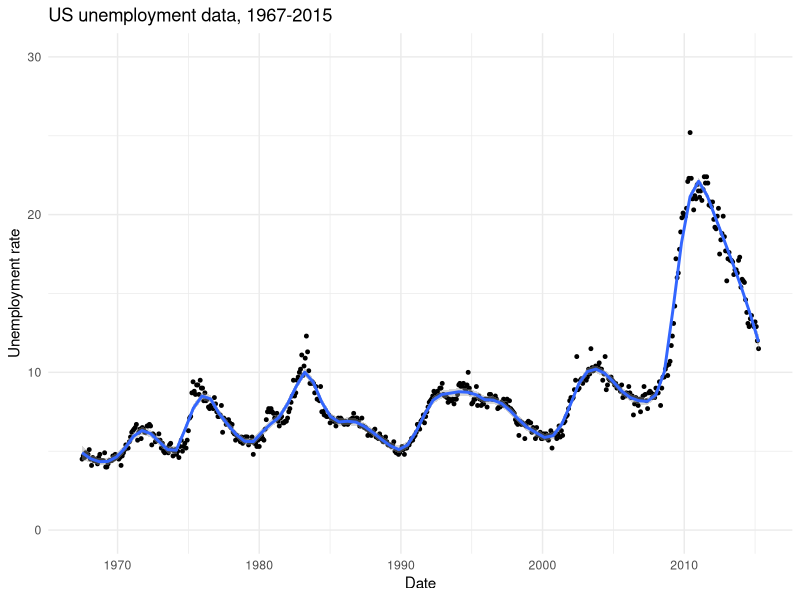

This figure's R source:
# Practice Exercise 03
#
# Start with the plot you created in Exercise 02. Again, here is the snippet 
# of code I provided in that exercise:
#
# ggplot(
#   data = economics,
#   mapping = aes(
#     x = date, 
#     y = uempmed
#   )
# ) + 
#   geom_line()
#
# In the original plot, the raw data are plotted as a line. In
# this exercise you are asked to change this to a set of points 
# (i.e., make it a scatter plot) and add a smoothed curve the
# way we did in class. 
#
# Note that the default output of this plot does not look "right".
# The regression line looks wrong and the dot points are visually
# unpleasant. In your answer you should fix this. Some hints: 
#
# 1. Google some help for geom_smooth() and look at the "span" 
#    argument.
# 2. You can set "size" as an argument to geom_point. Remember 
#    that if you want to map a plot aesthetic to something in 
#    your data you use the mapping = aes(BLAH BLAH BLAH), but 
#    if you're just setting a fixed value you can set an 
#    argument like "size" directly.

# Solution to exercise 3 of the data visualisation component
# Author: Danielle Navarro (d.navarro@unsw.edu.au)
# Date: 11 March 2020

# load packages
library(tidyverse)

# create plot
picture_03 <- ggplot(
  data = economics,
  mapping = aes(
    x = date, 
    y = uempmed
  )
) + 
  geom_point(size = 1) + 
  geom_smooth(span = .1) + 
  xlab("Date") + 
  ylab("Unemployment rate") + 
  ggtitle("US unemployment data, 1967-2015") + 
  theme_minimal() + 
  ylim(0, 30)
  

# draw the plot
print(picture_03)
